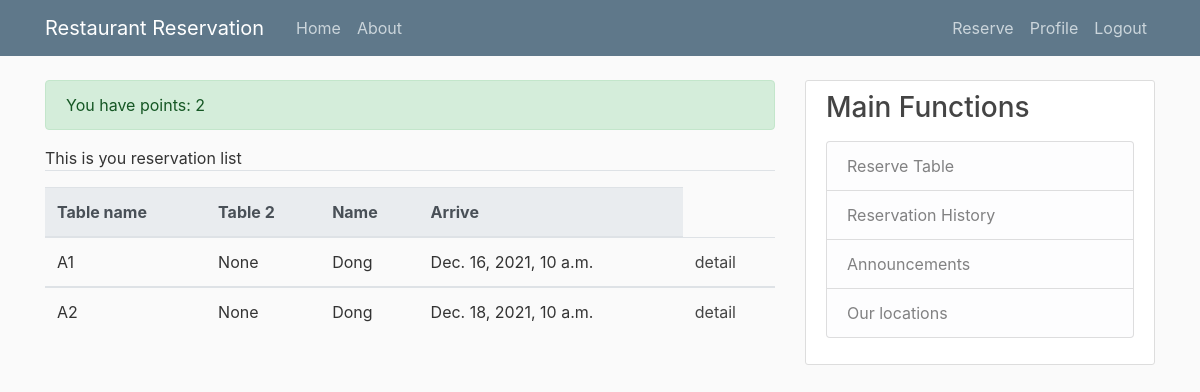
The page /reserve/reservation_list (signed in) on the database its author committed.
### reserve/models.py (models this page shows)
class Reservation(models.Model):
    first_name = models.CharField(max_length=100)
    last_name = models.CharField(max_length=100)
    phone = PhoneNumberField(null=False, blank=True, unique=False, region="US")
    user_id = models.ForeignKey(User, on_delete=models.CASCADE, null=True)
    table_id = models.ForeignKey(Table, on_delete=models.CASCADE, related_name='table_id')
    table2nd_id = models.ForeignKey(Table, on_delete=models.CASCADE, null=True, related_name='table2nd_id')
    date = models.DateField()
    arrive = models.TimeField()
    duration = models.DurationField()
    come = models.DateTimeField(null=True)
    out = models.DateTimeField(null=True)
    customer_number = models.IntegerField(default=0)
    is_expired = models.BooleanField(default=True)
    has_come = models.BooleanField(default=False)

### table/models.py (models this page shows, shortened)
class Table(models.Model):
    tableId = models.CharField(max_length=100)
    capacity = models.IntegerField()
    isOutdoor = models.BooleanField(default=False)
    isBooth = models.BooleanField(default=False)
    isCurAvailable = models.BooleanField(default=True)
    def __str__(self):
        return self.tableId

### reserve/views.py (the view)
# urls.py: path('reservation_list', reserve_views.ReservationListView.as_view(), name='reservation-list'),
class ReservationListView(ListView):
    model = Reservation
    template_name = 'reserve/reservation_list.html'  # <app>/<model>_<viewtype>.html
    def get_queryset(self):
        if self.request.user.is_anonymous:
            messages.warning(self.request, f'Only registered user can see the reservation history.\n If you want cancel, please all the restaurant.')
        else:
            reservations = Reservation.objects.filter(user_id=self.request.user)
            if not reservations:
                messages.warning(self.request, f'There is no reservations for you.')
            else:
                msg = 'You have points: '+str(reservations.count())
                messages.success(self.request, msg)
            return reservations
    context_object_name = 'reservations'

### reserve/templates/reserve/reservation_list.html (shortened to what this page needs)
{% extends "base.html" %}
{% block content %}
{% if user.is_authenticated %}
  {% if reservations.count == 0 %}
    <div class="border-top pt-3">
      <small class="text-muted">
          Would you like to<a class="ml-2" href="{% url 'table-search' %}">Make a reservation</a>?
      </small>
    </div>
  {% else %}
  <div class="pt-6">
        This is you reservation list
   </div>
    <div class="border-top pt-3">
      <table class="table">
          <thead class="thead-light">
            <tr>
              <th scope="col">Table name</th>
              <th scope="col">Table 2</th>
              <th scope="col">Name</th>
              <th scope="col">Arrive</th>
            </tr>
          </thead>
          <tbody>
        {% for rev in reservations %}
            <div class="media-body">
                <tr>
                  <td>{{ rev.table_id }}</td>
                  <td>{{ rev.table2nd_id }}</td>
                  <td>{{ rev.first_name }}</td>
                  <td>{{ rev.come }}</td>
                  <td><a class="article-title" href="{% url 'reservation-detail' rev.id %}">detail</a>
                  </td>
                </tr>
              </tbody>
            </div>
        {% endfor %}
    </div>
    {% endif%}
{% else %}
<div class="border-top pt-3">
  <small class="text-muted">
      Would you like to<a class="ml-2" href="{% url 'login' %}">Login in</a>?
  </small>
 </div>
{% endif %}
{% endblock content %}

### static/main.css (style rules this page uses)
body { background: #fafafa; color: #333333; margin-top: 5rem; }
.article-title { color: #444444; }

### rows shown on the page
Reservation: table_id "A1", table2nd_id "None", first_name "Dong", come "Dec. 16, 2021, 10 a.m."
Reservation: table_id "A2", table2nd_id "None", first_name "Dong", come "Dec. 18, 2021, 10 a.m."

### other values the page prints
{{ message }} "You have points: 2"
